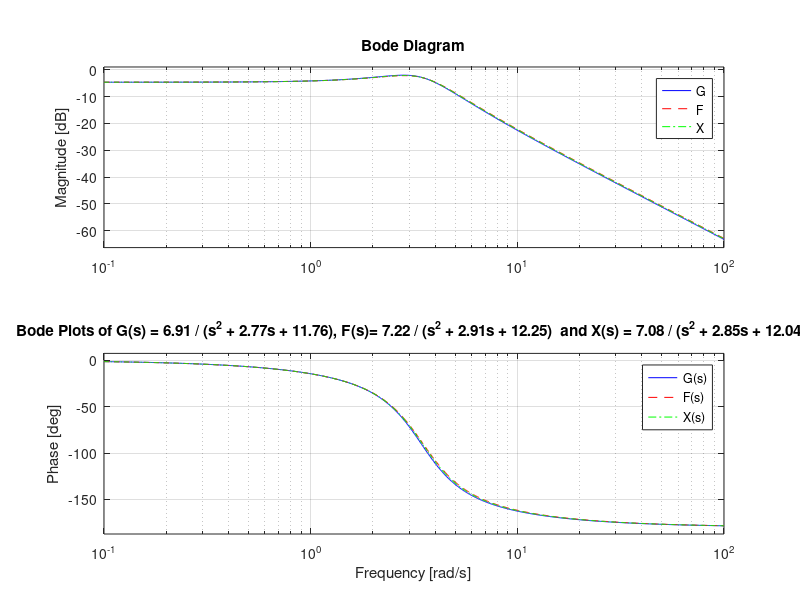

Write the MATLAB code that produced this figure.
% bode_comparison.m
% Bode plots for G(s), F(s), and X(s)

% Defining G(s)
numG = [6.91];
denG = [1 2.77 11.76];
G = tf(numG, denG);

% Defining F(s)
numF = [7.22];
denF = [1 2.91 12.25];
F = tf(numF, denF);

% Defining X(s)
numX = [7.08];
denX = [1 2.85 12.04];
X = tf(numX, denX);

% Plot all Bode plots together
figure;
bode(G, 'b', F, 'r--', X, 'g-.');
grid on;
legend('G(s)', 'F(s)', 'X(s)');
title('Bode Plots of G(s) = 6.91 / (s^2 + 2.77s + 11.76), F(s)= 7.22 / (s^2 + 2.91s + 12.25)  and X(s) = 7.08 / (s^2 + 2.85s + 12.04) ');

% Save the Bode plot as an image
saveas(gcf, 'Bode_Plot_G_F_X.png');  % Save as PNG
